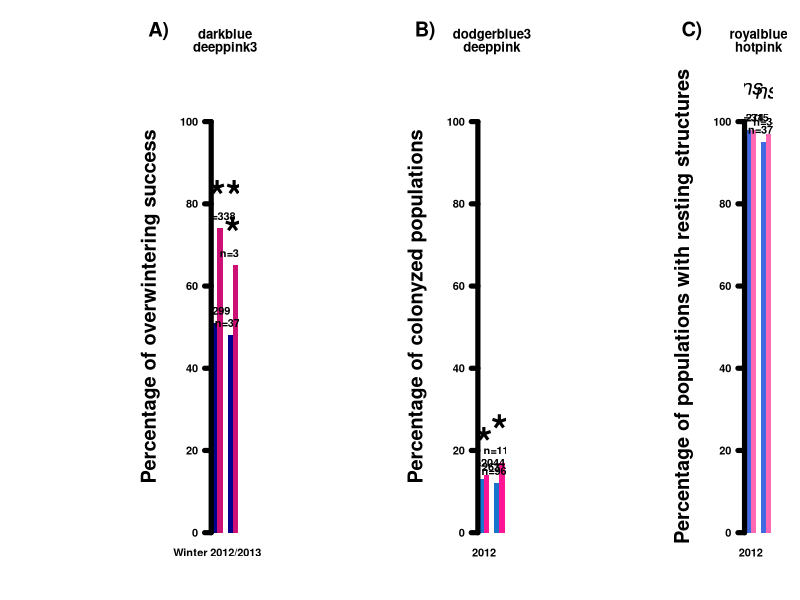
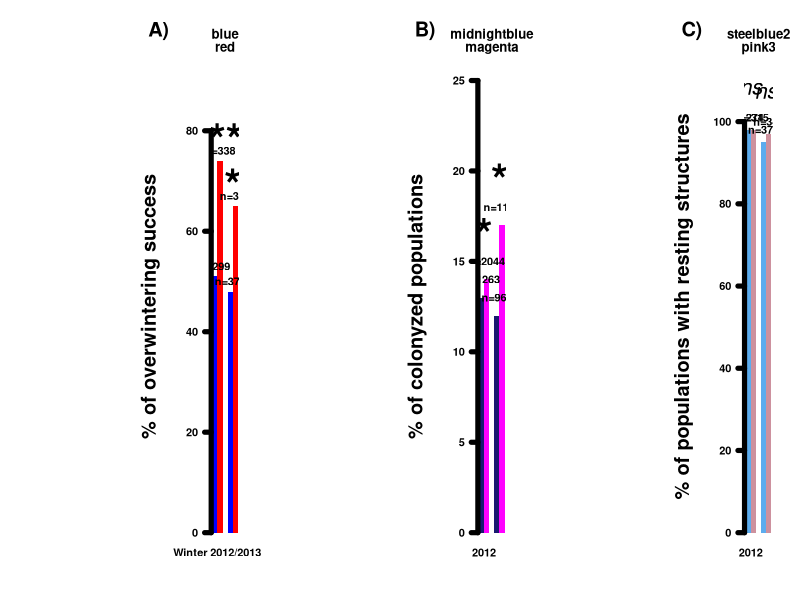
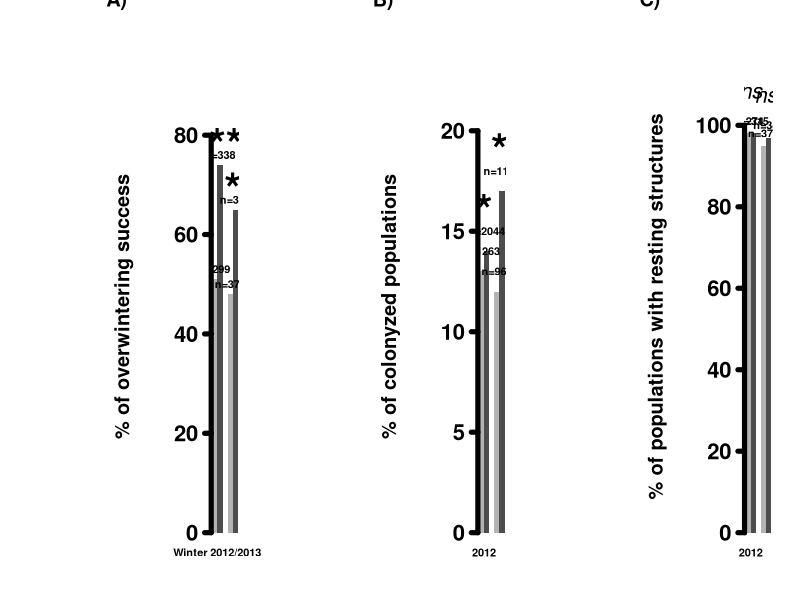
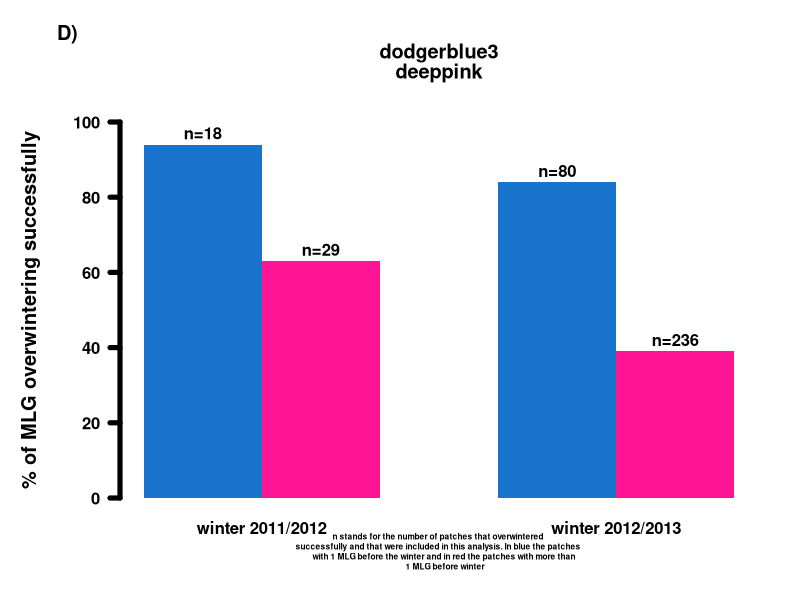

Here is the R script that generated these plots, in order:
###############################################################################
###############################################################################
#barplot of the effect of coinfection on different parameters
###############################################################################
###############################################################################


###############################################################################
#first try
###############################################################################

op<-par(mfrow=c(1,3),mar=c(5.1,16,6.1,2.1), oma=c(0,0,0,0))

#first plot for the overwintering success
coolcol<-c("darkblue","deeppink3")
datmat<-matrix(c(51,74,48,65),nrow=2)
temp<-barplot(datmat,beside=TRUE,border=NA,col=coolcol,
              names.arg=list("Winter 2012/2013","Winter 2013/2014"),
              main=coolcol,font=2,las=1,cex.lab=2,lwd=5,ylim=c(0,110))
mtext(side=2,text="Percentage of overwintering success",line=4,font=2,cex=1.2)
text(temp[1],datmat[1]+3,"n=299",font=2)
text(temp[2],datmat[2]+3,"n=338",font=2)
text((temp[1]+temp[2])/2,max(datmat[1:2])+10,"***",font=2,cex=4)
text(temp[3],datmat[3]+3,"n=372",font=2)
text(temp[4],datmat[4]+3,"n=346",font=2)
text((temp[3]+temp[4])/2,max(datmat[3:4])+10,"*",font=2,cex=4)
mtext(side=2,text="A)",font=2,cex=1.2,adj=3,padj=-18,las=1)

#second plot for the colonization success
coolcol<-c("dodgerblue3","deeppink")
datmat<-matrix(c(13,14,12,17),nrow=2)
temp<-barplot(datmat,beside=TRUE,border=NA,col=coolcol,
              names.arg=list("2012","2013"),
              main=coolcol,font=2,las=1,cex.lab=2,lwd=5,ylim=c(0,110))
mtext(side=2,text="Percentage of colonyzed populations",line=4,font=2,cex=1.2)
text(temp[1],datmat[1]+3,"n=1263",font=2)
text(temp[2],datmat[2]+3,"n=2044",font=2)
text((temp[1]+temp[2])/2,max(datmat[1:2])+10,"*",font=2,cex=4)
text(temp[3],datmat[3]+3,"n=962",font=2)
text(temp[4],datmat[4]+3,"n=1184",font=2)
text((temp[3]+temp[4])/2,max(datmat[3:4])+10,"*",font=2,cex=4)
mtext(side=2,text="B)",font=2,cex=1.2,adj=3,padj=-18,las=1)

#third plot for the production of overwintering structures
coolcol<-c("royalblue","hotpink")
datmat<-matrix(c(98,98,95,97),nrow=2)
temp<-barplot(datmat,beside=TRUE,border=NA,col=coolcol,
              names.arg=list("2012","2013"),
              main=coolcol,font=2,las=1,cex.lab=2,lwd=5,ylim=c(0,110))
mtext(side=2,text="Percentage of populations with resting structures",
      line=4,font=2,cex=1.2)
text(temp[1],datmat[1]+3,"n=274",font=2)
text(temp[2],datmat[2]+3,"n=315",font=2)
text((temp[1]+temp[2])/2,max(datmat[1:2])+10,"ns",font=3,cex=2)
text(temp[3],datmat[3]+3,"n=374",font=2)
text(temp[4],datmat[4]+3,"n=343",font=2)
text((temp[3]+temp[4])/2,max(datmat[3:4])+10,"ns",font=3,cex=2)
mtext(side=2,text="C)",font=2,cex=1.2,adj=3,padj=-18,las=1)

par(op)

#export to pdf 16 X 9 inches


###############################################################################
#second try
###############################################################################

op<-par(mfrow=c(1,3),mar=c(5.1,16,6.1,2.1), oma=c(0,0,0,0))

#first plot for the overwintering success
coolcol<-c("blue","red")
datmat<-matrix(c(51,74,48,65),nrow=2)
temp<-barplot(datmat,beside=TRUE,border=NA,col=coolcol,
              names.arg=list("Winter 2012/2013","Winter 2013/2014"),
              main=coolcol,font=2,las=1,cex.lab=2,lwd=5,ylim=c(0,90))
mtext(side=2,text="% of overwintering success",line=4,font=2,cex=1.2)
text(temp[1],datmat[1]+2,"n=299",font=2)
text(temp[2],datmat[2]+2,"n=338",font=2)
text((temp[1]+temp[2])/2,max(datmat[1:2])+6,"***",font=2,cex=4)
text(temp[3],datmat[3]+2,"n=372",font=2)
text(temp[4],datmat[4]+2,"n=346",font=2)
text((temp[3]+temp[4])/2,max(datmat[3:4])+6,"*",font=2,cex=4)
mtext(side=2,text="A)",font=2,cex=1.2,adj=3,padj=-18,las=1)

#second plot for the colonization success
coolcol<-c("midnightblue","magenta")
datmat<-matrix(c(13,14,12,17),nrow=2)
temp<-barplot(datmat,beside=TRUE,border=NA,col=coolcol,
              names.arg=list("2012","2013"),
              main=coolcol,font=2,las=1,cex.lab=2,lwd=5,ylim=c(0,25))
mtext(side=2,text="% of colonyzed populations",line=4,font=2,cex=1.2)
text(temp[1],datmat[1]+1,"n=1263",font=2)
text(temp[2],datmat[2]+1,"n=2044",font=2)
text((temp[1]+temp[2])/2,max(datmat[1:2])+3,"*",font=2,cex=4)
text(temp[3],datmat[3]+1,"n=962",font=2)
text(temp[4],datmat[4]+1,"n=1184",font=2)
text((temp[3]+temp[4])/2,max(datmat[3:4])+3,"*",font=2,cex=4)
mtext(side=2,text="B)",font=2,cex=1.2,adj=3,padj=-18,las=1)

#third plot for the production of overwintering structures
coolcol<-c("steelblue2","pink3")
datmat<-matrix(c(98,98,95,97),nrow=2)
temp<-barplot(datmat,beside=TRUE,border=NA,col=coolcol,
              names.arg=list("2012","2013"),
              main=coolcol,font=2,las=1,cex.lab=2,lwd=5,ylim=c(0,110))
mtext(side=2,text="% of populations with resting structures",
      line=4,font=2,cex=1.2)
text(temp[1],datmat[1]+3,"n=274",font=2)
text(temp[2],datmat[2]+3,"n=315",font=2)
text((temp[1]+temp[2])/2,max(datmat[1:2])+10,"ns",font=3,cex=2)
text(temp[3],datmat[3]+3,"n=374",font=2)
text(temp[4],datmat[4]+3,"n=343",font=2)
text((temp[3]+temp[4])/2,max(datmat[3:4])+10,"ns",font=3,cex=2)
mtext(side=2,text="C)",font=2,cex=1.2,adj=3,padj=-18,las=1)

par(op)

#export to pdf 16 X 9 inches

which(colors()=="hotpink")


###############################################################################
#third try, this time not in color, but with 2 shades of greys
###############################################################################

op<-par(mfrow=c(1,3),mar=c(5.1,16,6.1,2.1), oma=c(0,0,0,0))

#first plot for the overwintering success
coolcol<-c("grey70","grey30")
datmat<-matrix(c(51,74,48,65),nrow=2)
temp<-barplot(datmat,beside=TRUE,border=NA,col=coolcol,
              names.arg=list("Winter 2012/2013","Winter 2013/2014"),
              font=2,las=1,cex.axis=2,cex.names=1,lwd=5,ylim=c(0,91))
mtext(side=2,text="% of overwintering success",line=6,font=2,cex=1.2)
text(temp[1],datmat[1]+2,"n=299",font=2)
text(temp[2],datmat[2]+2,"n=338",font=2)
text((temp[1]+temp[2])/2,max(datmat[1:2])+6,"***",font=2,cex=4)
text(temp[3],datmat[3]+2,"n=372",font=2)
text(temp[4],datmat[4]+2,"n=346",font=2)
text((temp[3]+temp[4])/2,max(datmat[3:4])+6,"*",font=2,cex=4)
mtext(side=2,text="A)",font=2,cex=1.2,adj=5,padj=-20,las=1)

#second plot for the colonization success
datmat<-matrix(c(13,14,12,17),nrow=2)
temp<-barplot(datmat,beside=TRUE,border=NA,col=coolcol,
              names.arg=list("2012","2013"),
              font=2,las=1,cex.axis=2,cex.names=1,lwd=5,ylim=c(0,22.5))
mtext(side=2,text="% of colonyzed populations",line=6,font=2,cex=1.2)
text(temp[1],datmat[1]+1,"n=1263",font=2)
text(temp[2],datmat[2]+1,"n=2044",font=2)
text((temp[1]+temp[2])/2,max(datmat[1:2])+2.5,"*",font=2,cex=4)
text(temp[3],datmat[3]+1,"n=962",font=2)
text(temp[4],datmat[4]+1,"n=1184",font=2)
text((temp[3]+temp[4])/2,max(datmat[3:4])+2.5,"*",font=2,cex=4)
mtext(side=2,text="B)",font=2,cex=1.2,adj=5,padj=-20,las=1)

#third plot for the production of overwintering structures
datmat<-matrix(c(98,98,95,97),nrow=2)
temp<-barplot(datmat,beside=TRUE,border=NA,col=coolcol,
              names.arg=list("2012","2013"),
              font=2,las=1,cex.axis=2,cex.names=1,lwd=5,ylim=c(0,111))
mtext(side=2,text="% of populations with resting structures",
      line=6,font=2,cex=1.2)
text(temp[1],datmat[1]+3,"n=274",font=2)
text(temp[2],datmat[2]+3,"n=315",font=2)
text((temp[1]+temp[2])/2,max(datmat[1:2])+10,"ns",font=3,cex=2)
text(temp[3],datmat[3]+3,"n=374",font=2)
text(temp[4],datmat[4]+3,"n=343",font=2)
text((temp[3]+temp[4])/2,max(datmat[3:4])+10,"ns",font=3,cex=2)
mtext(side=2,text="C)",font=2,cex=1.2,adj=5,padj=-20,las=1)

par(op)

#export to pdf 16 X 9 inches


###############################################################################
#barplot for the mono-MLG vs several-MLG MLG survival rate
###############################################################################

op<-par(mfrow=c(1,1),mar=c(5.1,6,6.1,2.1), oma=c(0,0,0,0))

coolcol<-c("dodgerblue3","deeppink")
datmat<-matrix(c(94,63,84,39),nrow=2)
temp<-barplot(datmat,beside=TRUE,border=NA,col=coolcol,
              names.arg=list("winter 2011/2012","winter 2012/2013"),
              main=coolcol,font=2,las=1,cex.lab=2,lwd=5,ylim=c(0,100))
mtext(side=2,text="% of MLG overwintering successfully",line=4,font=2,cex=1.2)
text(temp[1],datmat[1]+3,"n=18",font=2)
text(temp[2],datmat[2]+3,"n=29",font=2)
#text((temp[1]+temp[2])/2,max(datmat[1:2])+3,"*",font=2,cex=4)
text(temp[3],datmat[3]+3,"n=80",font=2)
text(temp[4],datmat[4]+3,"n=236",font=2)
#text((temp[3]+temp[4])/2,max(datmat[3:4])+3,"*",font=2,cex=4)
mtext(side=2,text="D)",font=2,cex=1.2,adj=3,padj=-18,las=1)
mtext(side=1,text="n stands for the number of patches that overwintered 
successfully and that were included in this analysis. In blue the patches 
      with 1 MLG before the winter and in red the patches with more than 
      1 MLG before winter",
      font=2,cex=0.5,adj=NA,padj=1.5,las=0)

par(op)

#export to pdf 6 X 9 inches


###############################################################################
#END
###############################################################################